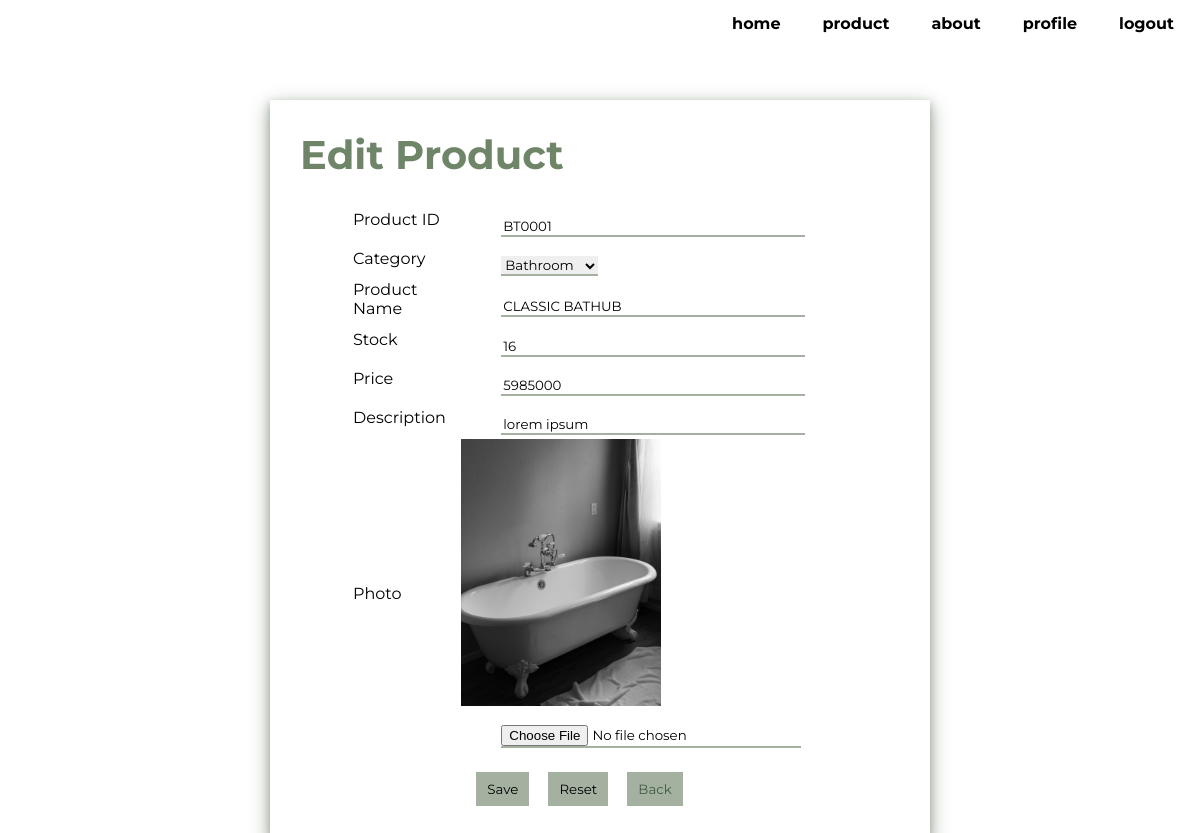
Screenshot of /edit_product.php?id=BT0001 (signed in) with the database file from the repository.
### tables this page shows
CREATE TABLE `product` (
  `product_id` varchar(10) NOT NULL,
  `category` varchar(50) NOT NULL,
  `product_name` varchar(50) NOT NULL,
  `stock` int(11) NOT NULL,
  `price` bigint(20) NOT NULL,
  `pr_desc` varchar(500) NOT NULL,
  `product_photo` varchar(255) NOT NULL DEFAULT 'default.png'
);

### edit_product.php (the view, shortened to what this page needs)
<?php
    include "connection.php";
    $query="SELECT * FROM product WHERE product_id='$_GET[id]'";
    $product=mysqli_query($db_connection,$query);
    $data=mysqli_fetch_assoc($product);
?>
<!DOCTYPE html>
<head>
    <link rel="stylesheet" href="style.css">
</head>
<body>
    <div class="container">
        <div class="navbar">
            <ul>
                <li><a href="index.php">home</a></li>
                <li><a href="product.php">product</a></li>
                <li><a href="about.php">about</a></li>
                <?php if(!isset($_SESSION['login'])) { ?>
                    <li><a href="login.php">login</a></li>
                <?php } else {?>
                    <li><a href="profile.php">profile</a></li>
                    <li><a href="logout.php">logout</a></li>
                <?php } ?>
                </ul>
            </div>
        <div class="edit-product">
            <h1>Edit Product</h1>
            <form class="edit-product-form" method="post" action="update_product.php"  enctype="multipart/form-data">
                <table class="edit-product-table">
                    <tr>
                        <td>Product ID</td>
                        <td><input class="edit-product-table-line" type="text" name="product_id" value="<?=$data['product_id']?>" required></td>
                    </tr>
                    <tr>
                        <td>Category</td>
                        <td>
                            <select name="category" required>
                                <option value="Bathroom" <?=($data['category']=='Bathroom')?'selected':'';?>>Bathroom</option>
                            </select>
                        </td>
                    </tr>
                    <tr>
                        <td>Product Name</td>
                        <td><input class="edit-product-table-line" type="text" name="product_name" value="<?=$data['product_name']?>" required></td>
                    </tr>
                    <tr>
                        <td>Stock</td>
                        <td><input class="edit-product-table-line" type="text" name="stock" value="<?=$data['stock']?>" required></td>
                    </tr>
                    <tr>
                        <td>Price</td>
                        <td><input class="edit-product-table-line" type="text" name="price" value="<?=$data['price']?>" required></td>
                    </tr>
                    <tr>
                        <td>Description</td>
                        <td><input class="edit-product-table-line" type="text" name="pr_desc" value="<?=$data['pr_desc']?>" required></td>
                    </tr>
                    <tr>
                        <td>Photo</td>
                        <td><img src="uploads/products/<?= $data['product_photo']; ?>" width="200px">
                        <input type="file" name="new_photo" value="<?= $data['product_photo']; ?>"></td>
                    </tr>
                    <tr>
                        <td></td>
                        <td>
                            <button type="submit" name="save">Save</button>
                            <button type="reset" name="reset">Reset</button>
                            <button class="add-btn"><a href="view_product.php?product_id=<?=$data['product_id']?>">Back</a></button>
                        </td>
                    </tr>
                </table>
            </form>
        </div>
    </div>
</body>
</html>

### style.css (style rules this page uses)
* { margin: 0px; font-family: 'Montserrat', sans-serif; scroll-behavior: smooth; }
.container { width: 100%; height: 100%; }
.navbar { background-color: rgba(255, 255, 255, 0.5); width: 100%; height: 50px; position: fixed; margin: 0; top: 0; }
.navbar ul { list-style-type: none; float: right; margin: 0; padding: 0; }
.navbar li { float: left; margin-right: 10px; }
.navbar li a { color: black; display: block; padding: 14px 16px; text-decoration: none; font-weight: bold; }
.form-buy select, button { margin-left: 15px; padding : 8px 10px; border-radius : 15px; background-color: rgba(255, 255, 255, 0.7); border: 1px solid transparent; margin-top: 5px; }
.view-product-txt button, .edit-user-form button, .edit-product-form button, .user-list-txt button, .list-buy button { background-color:#a4b1a0; border-radius: 0%; margin-top: 20px; }
.add-btn { background-color:#fff; border-radius: 0%; margin-top: 40px; }
.add-btn a { text-decoration: none; color: #415d43; }
.edit-user, .edit-product { box-shadow: 0 4px 8px 0 rgba(164, 177, 160, 1), 0 6px 20px 0 rgba(164, 177, 160, 1); width: 50%; margin: auto; margin-top: 100px; margin-bottom: 100px; padding: 30px; }
.edit-user h1, .edit-product h1 { color: #6f8568; font-size: 40px; font-weight: bold; }
.edit-user-table-line, .edit-user-table input, .edit-product-table-line, .edit-product-table input, .edit-product-table select { margin-left: 40px; margin-top: 15px; border: transparent; border-bottom: 2px solid #a4b1a0; }
.edit-product-table-line { width: 300px; }
.edit-user-table, .edit-product-table { margin-left: 50px; margin-top: 20px; }

### rows the page displays
product: product_id "BT0001", category "Bathroom", product_name "CLASSIC BATHUB", stock "16", price "5985000", pr_desc "lorem ipsum", product_photo (picture)
